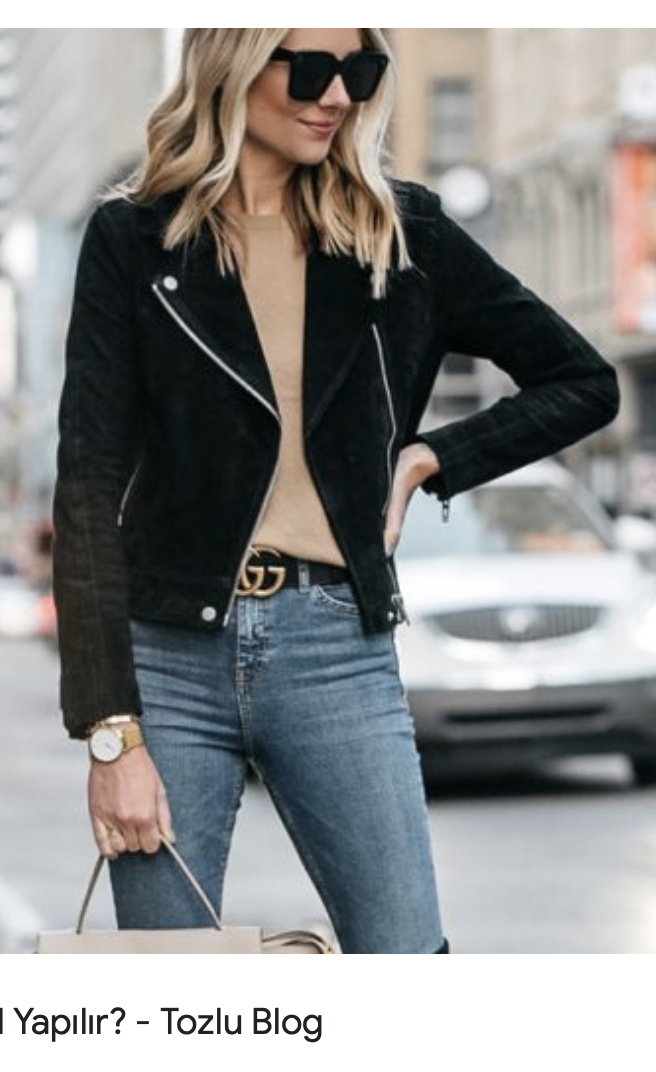
#> input picture test.png, 656 x 1072 px
$ python -i simple_bg_remover.py   (imports and definitions only)
#> lines starting #> are read from the running program, lines starting #| are printed output that depends on the picture
#!/usr/bin/env python3
"""
Simple Background Remover - Render.com Compatible
Lightweight version without heavy dependencies
"""

from PIL import Image
import io

class SimpleBgRemover:
    def __init__(self):
        print("✅ Simple BG Remover initialized - lightweight mode")
        self.model_name = "simple_crop_remover"

    def process_image(self, input_path, options=None):
        """
        Simple background removal - center crop with transparency
        """
#> called with input_path = 'test.png'
        print(f"🔄 Processing image: {input_path}")

        try:
            # Load image
            img = Image.open(input_path).convert('RGBA')
#> img is the input picture: PIL image 656x1072 RGBA; mean R, G, B, A 139.7, 139.9, 139.1, 255
            width, height = img.size
#> width = 656; height = 1072

            # Create transparent background
            result = Image.new('RGBA', (width, height), (0, 0, 0, 0))
#> result: PIL image 656x1072 RGBA; every value is 0

            # Keep center portion (simple crop-based removal)
            margin_x = width // 6  # Keep 2/3 width
#> margin_x = 109
            margin_y = height // 8  # Keep 3/4 height
#> margin_y = 134

            # Copy center area
            for x in range(margin_x, width - margin_x):
                for y in range(margin_y, height - margin_y):
                    pixel = img.getpixel((x, y))
                    result.putpixel((x, y), pixel)
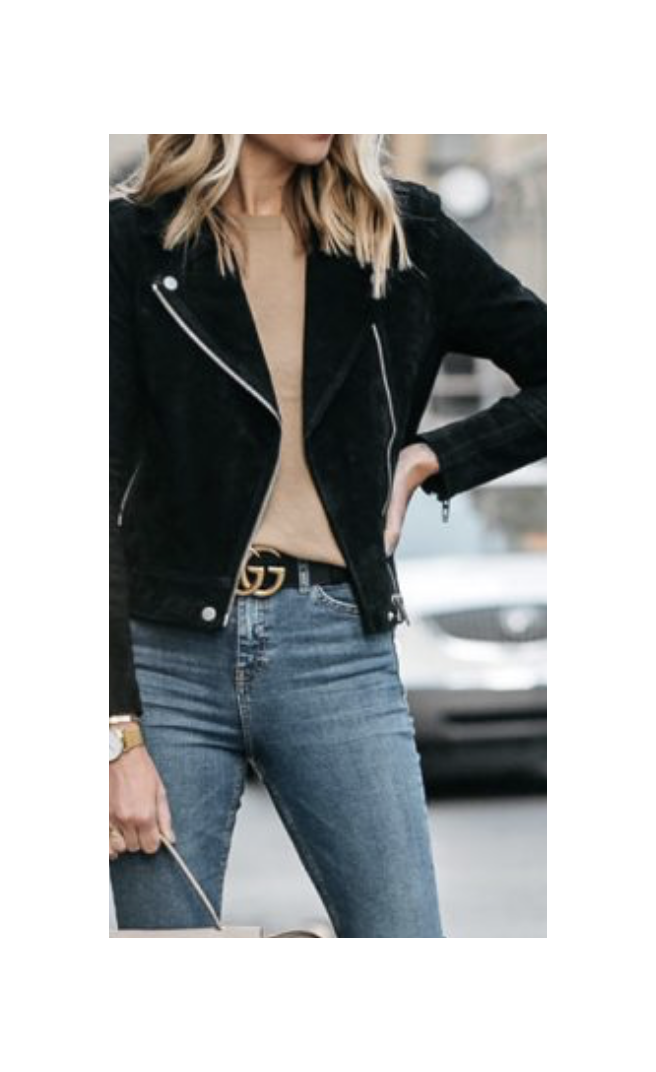
#> result: PIL image 656x1072 RGBA; mean R, G, B, A 47.4, 49, 49.2, 127.7; transparent parts drawn white

            # Save result
            output_path = input_path.replace('.', '_bg_removed.')
            result.save(output_path, 'PNG')

            print(f"✅ Simple processing completed: {output_path}")
            return output_path

        except Exception as e:
            print(f"❌ Simple processing error: {e}")
            return None

class UltraClothingBgRemover:
    def __init__(self):
        print("⚡ Ultra BG Remover - Using simple fallback mode")
        self.simple_remover = SimpleBgRemover()
        self.best_model = "simple_ultra"

    def ultra_process(self, filepath, options=None):
        return self.simple_remover.process_image(filepath, options)

class AdvancedClothingBgRemover:
    def __init__(self, model_name='simple'):
        print(f"⚡ Advanced BG Remover - Using simple fallback mode: {model_name}")
        self.simple_remover = SimpleBgRemover()
        self.model_name = f"simple_{model_name}"

    def process_clothing_complete(self, filepath, options=None):
        return self.simple_remover.process_image(filepath, options)

>>> result = SimpleBgRemover().process_image('test.png')
